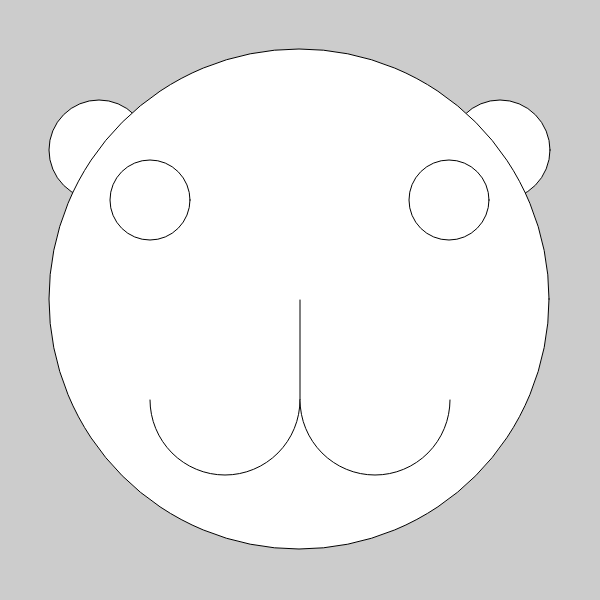
Frame 1 (no input)
Frame 60 (no input): identical to frame 1, image omitted
Frame 120 (the mouse pressed at the canvas centre since frame 60): identical to frame 1, image omitted

The p5.js sketch that drew this single still picture (run headless with seeded random() and noise() and a simulated clock; from frame 60 on, the mouse is pressed at the canvas centre):

// p5.js sketch
// ── sketch.js
function setup() {
  createCanvas(600, 600);
}

function draw() {
  background(204);
  ellipse(99, 150, 100, 100);
  ellipse(500, 150, 100, 100);
  ellipse(299, 299, 500, 500);
  ellipse(150, 200, 80, 80);
  ellipse(449, 200, 80, 80);
  line(300, 300, 300, 400);
  arc(225, 400, 150, 150, TWO_PI, PI);
  arc(375, 400, 150, 150, TWO_PI, PI);
}
